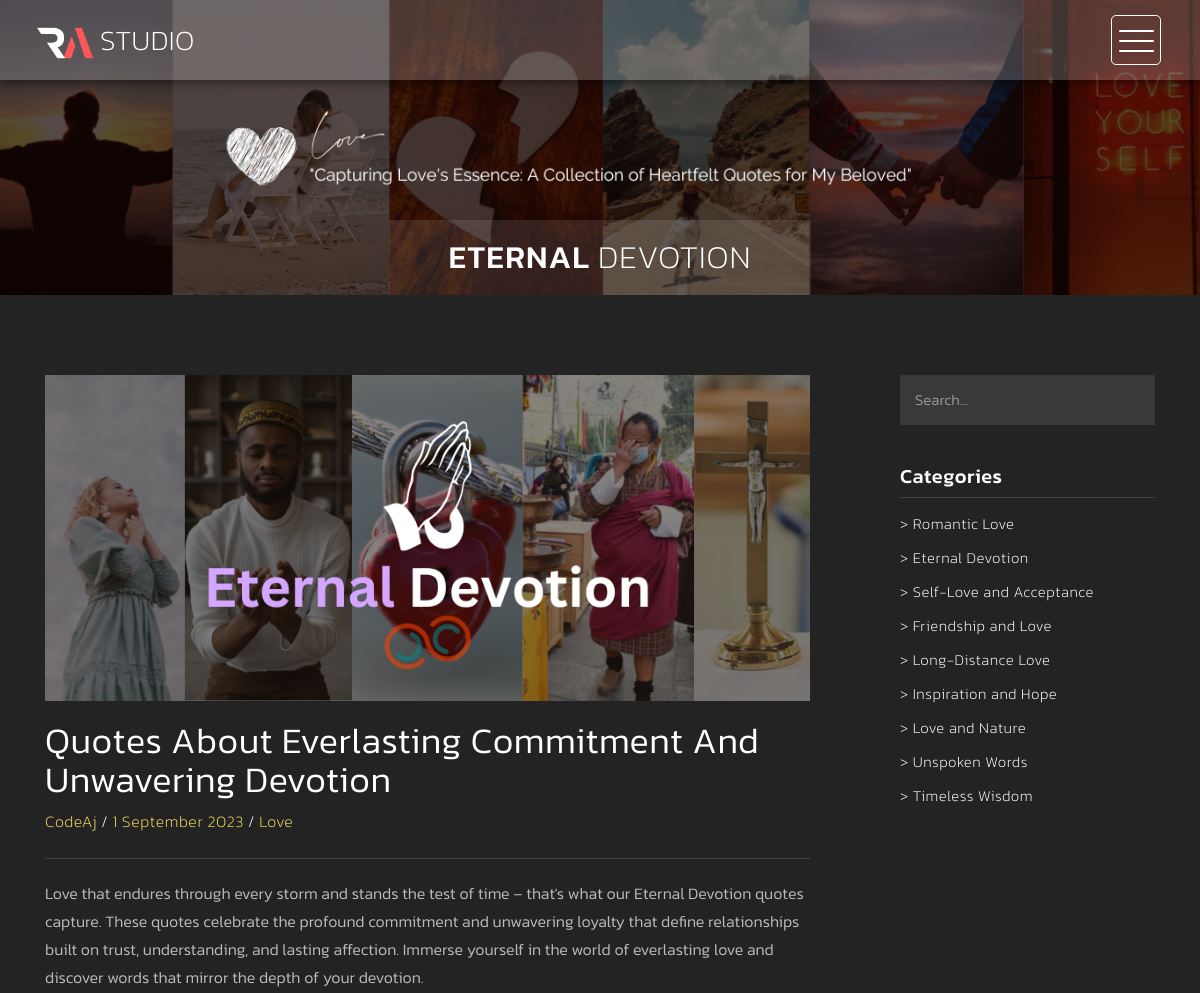
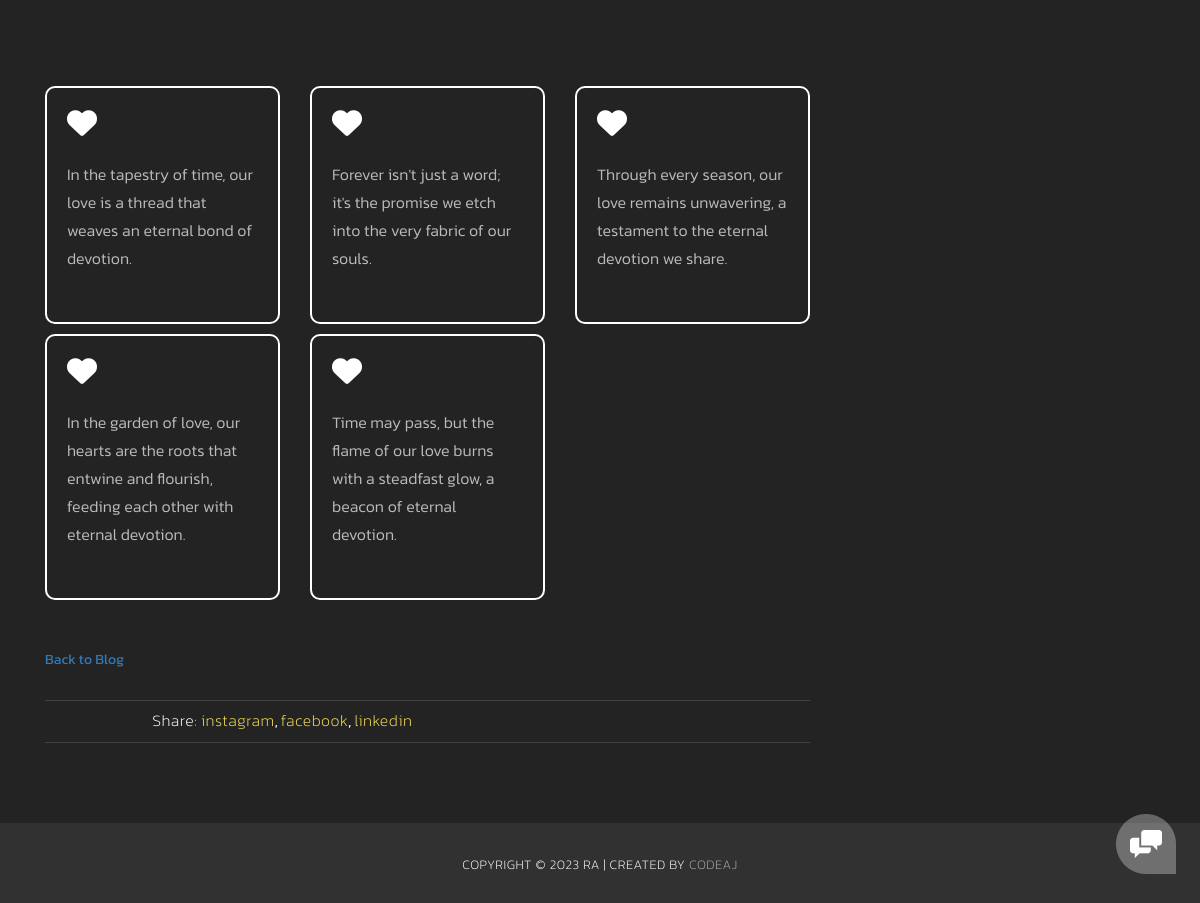
Screenshot of /singlepage/eternal-devotion with the database file from the repository (2 pictures, top to bottom).
### you/models.py (models this page shows, shortened)
class quotes(models.Model):
    category = models.ForeignKey(category,on_delete=models.CASCADE)
    color = models.CharField(max_length=15,null=True, blank=True)
    quote = models.TextField(null=True, blank=True)
    def __str__(self):
        return self.quote

class category(models.Model):
    name = models.CharField(max_length=50,blank=True, null=True)
    lastname = models.CharField(max_length=50,blank=True, null=True)
    decription = models.CharField(max_length=250, blank=True, null=True)
    longdecription = models.TextField(blank=True, null=True)
    image = models.ImageField(upload_to='category/',null=True,blank=True)
    poster = models.ImageField(upload_to='poster/',null=True,blank=True)
    slug = models.SlugField(blank=True)

### you/views.py (the view)
# urls.py: path('singlepage/<str:slug>',views.singlepost,name='singlepage'),
def singlepost(request,slug):
    cat = category.objects.get(slug=slug)
    quo = quotes.objects.filter(category=cat)
    allcat = category.objects.all()
    print(quo)
    return render(request,'single-post.html', {'quotes':quo,'categories':allcat})

### templates/single-post.html (shortened to what this page needs)
{% extends 'index.html' %}
{% load static %}
    {% block content %}
    <link rel="stylesheet" href="https://cdnjs.cloudflare.com/ajax/libs/font-awesome/6.4.2/css/all.min.css" />
    <div class="page-heading">
        <div class="container">
            <div class="heading-content">
                <h1>{{quotes.0.category.name}} <em>{{quotes.0.category.lastname}}</em></h1>
            </div>
        </div>
    </div>
    <div class="blog-entries">
        <div class="container">
            <div class="col-md-9">
                <div class="blog-posts">
                    <div class="row">
                        <div class="col-md-12">
                            <div class="single-blog-post">
                                <img src="{{quotes.0.category.poster.url}}" alt="">
                                <div class="text-content">
                                    <h2>{{quotes.0.category.decription}}</h2>
                                    <span><a href="#">CodeAj</a> / <a href="#">1 September 2023</a> / <a href="#">Love</a></span>
                                    <p>{{quotes.0.category.longdecription}}<p>
                                    <br>
                                    <div class="row">
                                        {% for quote in quotes %}
                                        <div class="col-md-6 col-lg-4 col-sm-12  " style="margin-bottom:10px;" >
                                            <div class=" boxxx" style="border:2px solid white; padding: 20px;">
                                                <i style="font-size: 30px;" class="fa-solid fa-heart"></i>
                                                <p>
                                                    {{quote.quote}}
                                                </p>
                                            </div>
                                        </div>
                                        {% endfor %}
                                    </div>
                                    <br><br><a href="{% url 'index' %}">Back to Blog</a></p>
                                    <div class="tags-share">
                                        <div class="row">
                                            <div class="col-md-6">
                                                <ul class="share">
                                                    <li>Share:</li>
                                                    <li><a href="https://www.instagram.com/r_aj_love_story/">instagram</a>,</li>
                                                    <li><a href="https://www.facebook.com/c0deaj/">facebook</a>,</li>
                                                    <li><a href="https://www.linkedin.com/in/codeaj/">linkedin</a></li>
                                                </ul>
                                            </div>
                                        </div>
                                    </div>
                                </div>
                            </div>
                        </div>
                    </div>
                </div>
            </div>
            <div class="col-md-3">
                <div class="side-bar">
                    <div class="search">
                        <fieldset>
                            <input name="search" type="text" class="form-control" id="search" placeholder="Search..." required="">
                        </fieldset>
                    </div>
                    <div class="categories">
                        <div class="sidebar-heding">
                            <h2>Categories</h2>
                        </div>
                        <ul>
                            {% for cat in categories %}
                            <li><a href="/singlepage/{{cat.slug}}">> {{cat.name}} {{cat.lastname}}</a></li>
                            {% endfor %}
                        </ul>
                    </div>
                </div>
            </div>
        </div>
    </div>
{% endblock %}

### static/css/light-box.css (style rules this page uses)
body:after { content: url(../img/close.png) url(../img/loading.gif) url(../img/prev.png) url(../img/next.png); display: none; }

### static/css/templatemo-style.css (style rules this page uses)
body { font-family: 'Kanit', sans-serif; }
body, html { height: 100%; min-height: 100%; overflow-x: hidden; }
.page-heading { background-image: url(../img/heading_bg.png); background-repeat: no-repeat; background-size: cover; background-position: center center; width: 100%; text-align: center; }
.page-heading .heading-content h1 { font-size: 32px; text-transform: uppercase; color: #fff; letter-spacing: 1px; background-color: rgba(250,250,250,0.1); display: inline-block; margin-bottom: 0; margin-top: 220px; padding: 20px 60px; }
.page-heading .heading-content em { font-style: normal; font-weight: 200; }
.blog-entries { padding: 80px 0px; background-color: #232323; }
.blog-entries .blog-posts { margin-right: 30px; }
.single-blog-post { margin-right: 30px; }
.single-blog-post img { width: 100%; overflow-y: hidden; }
.single-blog-post .text-content { margin-top: 20px; }
.single-blog-post .text-content span { font-size: 16px; font-weight: 200; color: #fff; letter-spacing: 0.5px; border-bottom: 1px solid #414141; padding-bottom: 25px; display: inline-block; width: 100%; margin-bottom: 0px; }
.single-blog-post .text-content span a { color: #f4dd5b; text-decoration: none; }
.single-blog-post .text-content h2 { margin-top: 0px; font-size: 36px; color: #fff; letter-spacing: 0.5px; text-transform: capitalize; font-weight: 300; }
.single-blog-post .text-content p { color: #bbb; font-size: 16px; font-weight: 300; line-height: 28px; margin-top: 20px; margin-bottom: 30px; }
.single-blog-post .tags-share { border-top: 1px solid #414141; border-bottom: 1px solid #414141; padding: 8px 0px 10px 0px; }
.single-blog-post .tags-share ul { padding: 0; margin: 0; list-style: none; }
.single-blog-post .tags-share ul li:first-child { color: #fff; font-size: 16px; font-weight: 200; letter-spacing: 0.5px; }
.single-blog-post .tags-share ul li { display: inline-block; color: #fff; }
.single-blog-post .tags-share ul li a { font-size: 16px; font-weight: 200; letter-spacing: 0.5px; color: #f4dd5b; text-decoration: none; transition: all 0.5s; }
.single-blog-post .tags-share .share { text-align: right; }
.blog-entries .search input { background-color: rgba(250,250,250,0.1); width: 100%; height: 50px; line-height: 50px; padding-left: 15px; color: #fff; font-size: 15px; font-weight: 300; border-radius: 0px; outline: none; border: none; }
.sidebar-heding h2 { font-size: 20px; text-transform: capitalize; color: #fff; margin-top: 40px; letter-spacing: 0.5px; padding-bottom: 10px; border-bottom: 1px solid #414141; margin-bottom: 20px; }
.archives ul, .categories ul { margin-top: -5px; padding: 0; list-style: none; }
.archives ul li, .categories ul li { margin-bottom: 12px; }
.archives ul li:last-child, .categories ul li:last-child { margin-bottom: 0px; }
.archives ul li a, .categories ul li a { font-size: 15px; font-weight: 200; color: #fff; text-decoration: none; letter-spacing: 0.5px; transition: all 0.5s; }

### templates/single-post.html (style rules this page uses)
.boxxx { border-radius:10px; transition : 1s; }
.boxxx i { color :white; transition : 1s; }
.boxxx p { cursor: pointer; }

### rows the page displays
quotes: category.name "ETERNAL", category.lastname "DEVOTION", category.poster (picture), category.decription "Quotes About Everlasting Commitment And Unwavering Devotion", category.longdecription "Love that endures through every storm and stands the test of time – that's what our Eternal Devotion quotes capture. These quotes celebrate the profound commitment and unwavering loyalty that define relationships built on trust, understanding, and lasting affection. Immerse yourself in the world of everlasting love and discover words that mirror the depth of your devotion.", quote "In the tapestry of time, our love is a thread that weaves an eternal bond of devotion."
quotes: quote "Forever isn't just a word; it's the promise we etch into the very fabric of our souls."
quotes: quote "Through every season, our love remains unwavering, a testament to the eternal devotion we share."
quotes: quote "In the garden of love, our hearts are the roots that entwine and flourish, feeding each other with eternal devotion."
quotes: quote "Time may pass, but the flame of our love burns with a steadfast glow, a beacon of eternal devotion."
category: name "Romantic", lastname "Love"
category: name "Eternal", lastname "Devotion"
category: name "Self-Love and", lastname "Acceptance"
category: name "Friendship and", lastname "Love"
category: name "Long-Distance", lastname "Love"
category: name "Inspiration and", lastname "Hope"
category: name "Love and", lastname "Nature"
category: name "Unspoken", lastname "Words"
category: name "Timeless", lastname "Wisdom"
